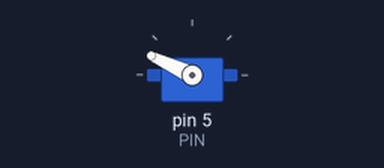
Recording of a sketch running on a simulated Arduino Uno, built with avr-gcc and run on an emulated ATmega328P. Shown: servo. Random numbers use the default seed unless the sketch sets one.

Above: at 0.1 s.
At 8.6 s:
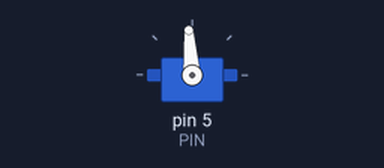
At 17.1 s:
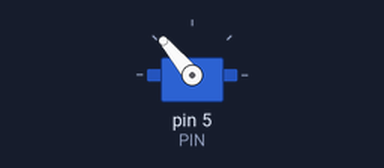
At 34.6 s:
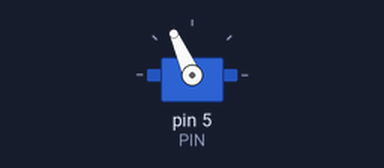
Timing chart, 0 to 40.0 s (numbered marks = the images above):
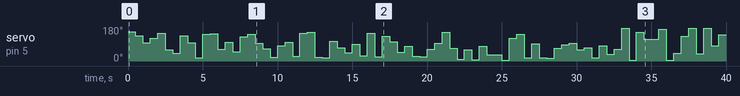

The sketch:

sketch_sep30d.ino
```cpp
#include <Servo.h>
#define PIN 5

Servo servo;

void setup() {
  servo.attach(PIN);
}

void loop() {
  servo.write(random(0, 181));
  delay(500);
}
```

Measured:
- by itself, servo on pin 5 (PIN): 155° → 133° at 0.50 s, → 96° 0.50 s later, → 121° 0.50 s later, → 147° 0.50 s later, … (78 changes in this stretch)
